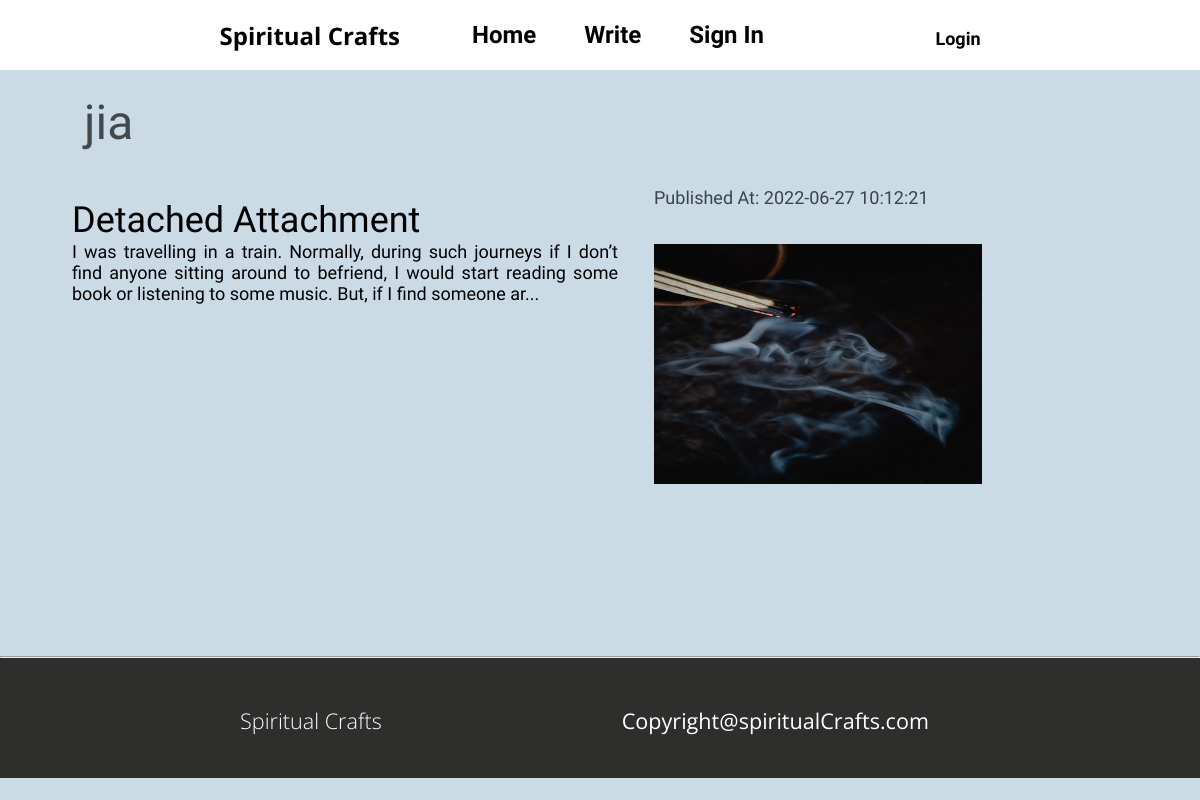
The page /blogger_post.php?action=onlybloggerpost&id=12 on the database its author committed.
### tables this page shows
CREATE TABLE `Users` (
  `user_id` int NOT NULL,
  `name` varchar(100) DEFAULT NULL,
  `email` varchar(100) DEFAULT NULL,
  `contact` varchar(100) DEFAULT NULL,
  `tagline` varchar(100) DEFAULT NULL,
  `password` varchar(100) DEFAULT NULL,
  `date_of_joining` datetime DEFAULT NULL,
  `image` varchar(100) DEFAULT NULL,
  `user_name` varchar(100) DEFAULT NULL,
  `role` enum('user','admin') DEFAULT NULL
);

CREATE TABLE `POST` (
  `post_id` int NOT NULL,
  `user_id` int DEFAULT NULL,
  `name` varchar(100) DEFAULT NULL,
  `status` enum('PUBLIC','PRIVATE') DEFAULT NULL,
  `content` text,
  `image` varchar(100) DEFAULT NULL,
  `published_at` datetime DEFAULT NULL,
  `blog_title` varchar(100) DEFAULT NULL,
  `status_by_admin` enum('Approved','Pending','Rejected') DEFAULT NULL,
  `edited_at` datetime DEFAULT NULL
);

### src/blogger_post.php (the view, shortened to what this page needs)
<!DOCTYPE html>
<html lang="en">
<head>
    <link rel="stylesheet" href="css/style.css">
    <link rel="stylesheet" href="css/utils.css">
    <link rel="stylesheet" href="https://cdnjs.cloudflare.com/ajax/libs/font-awesome/4.7.0/css/font-awesome.min.css">
</head>
<body style="background-color:#cadbe6;">
<div style="background-color:white"><?php include "header.php"; ?></div>
    <div >
    <?php if(isset($_GET['action'])){
        $status1="PUBLIC";
        $status2="Approved";
        $id=$_GET['id'];
        include "connection.php";
        $query ="SELECT * FROM `POST` where status ='$status1' and user_id='$id' and status_by_admin ='$status2'  ORDER BY post_id DESC ";
        $result=mysqli_query($conn,$query);
        $query1="SELECT name,image FROM Users where user_id='$id'";
           $result1=mysqli_query($conn,$query1);
           $row1=mysqli_fetch_assoc($result1); ?>
    <?php    echo '<p id="name_of_blogger_post" >'.$row1['name'].'</p>';
         foreach($result as $row){
           $str=substr($row['content'],0,200);
           $str1= "$str...";
           echo '
           <a href="detailaboutblog.php?action1=detail&id='.$row['post_id'].'&name='.$row1['name'].'"<div class="display_blog_sql" >
            <div id="id_of_blog_content" class="display_content_sql"><p id="id_of_blog_title">'.$row['blog_title'].'</p>'.$str1.'</div>
            <div class="content_image_sql"><span id="id_of_publishing_time_post"> Published At: '.$row['published_at'].'</span><img src='.$row['image'].' id="image_of_blog_post"></div>
            </div></a><hr>';
          } ?>
  <?php  }?>
  <?php include "footer.php"; ?>
</body>
</html>

### src/css/style.css (style rules this page uses)
* { padding: 0; margin: 0; }
.display_blog_sql { display:flex; }
.display_content_sql { margin-top:3%; margin-bottom:5vw; margin-left:3%; height:100%; width:100%; text-align:justify; }
.content_image_sql { margin-left:3%; margin-top:3%; height:100%; width:100%; }
a { text-decoration:none; color:black; }
#id_of_blog_title { margin-top:2vw; font-size:3vw; font-family: var(--font2); }
#id_of_blog_content { margin-top:2vw; margin-left:6vw; font-size:1.5vw; font-family: var(--font2); }
#name_of_blogger_post { color:#43494a; font-size:4vw; font-family: var(--font4); margin-top:2vw; margin-left:7vw; font-weight:normal; }
#id_of_publishing_time_post { color:#394547; margin-right:2vw; font-size:1.5vw; font-family: var(--font2); }
#image_of_blog_post { height:20vw; width:60%; margin-top:3vw; margin-bottom:14vw; }

### src/css/utils.css (style rules this page uses)
:root { --main-bg-color:brown; --font1: 'Fascinate', cursive; --font2: 'Baloo 2', cursive; --font3: 'Fascinate', cursive; --font4:'Staatliches', cursive; --font5:'Anek Latin', sans-serif; --font6: 'Open Sans', sans-serif; --font7:'Open Sans', sans-serif; }

### rows shown on the page
users: name "jia"
post: blog_title "Detached Attachment", content "I was travelling in a train. Normally, during such journeys if I don’t find anyone sitting around to befriend, I would start reading some book or listening to some music. But, if I find someone ar...", published_at "2022-06-27 10:12:21", image (picture)
